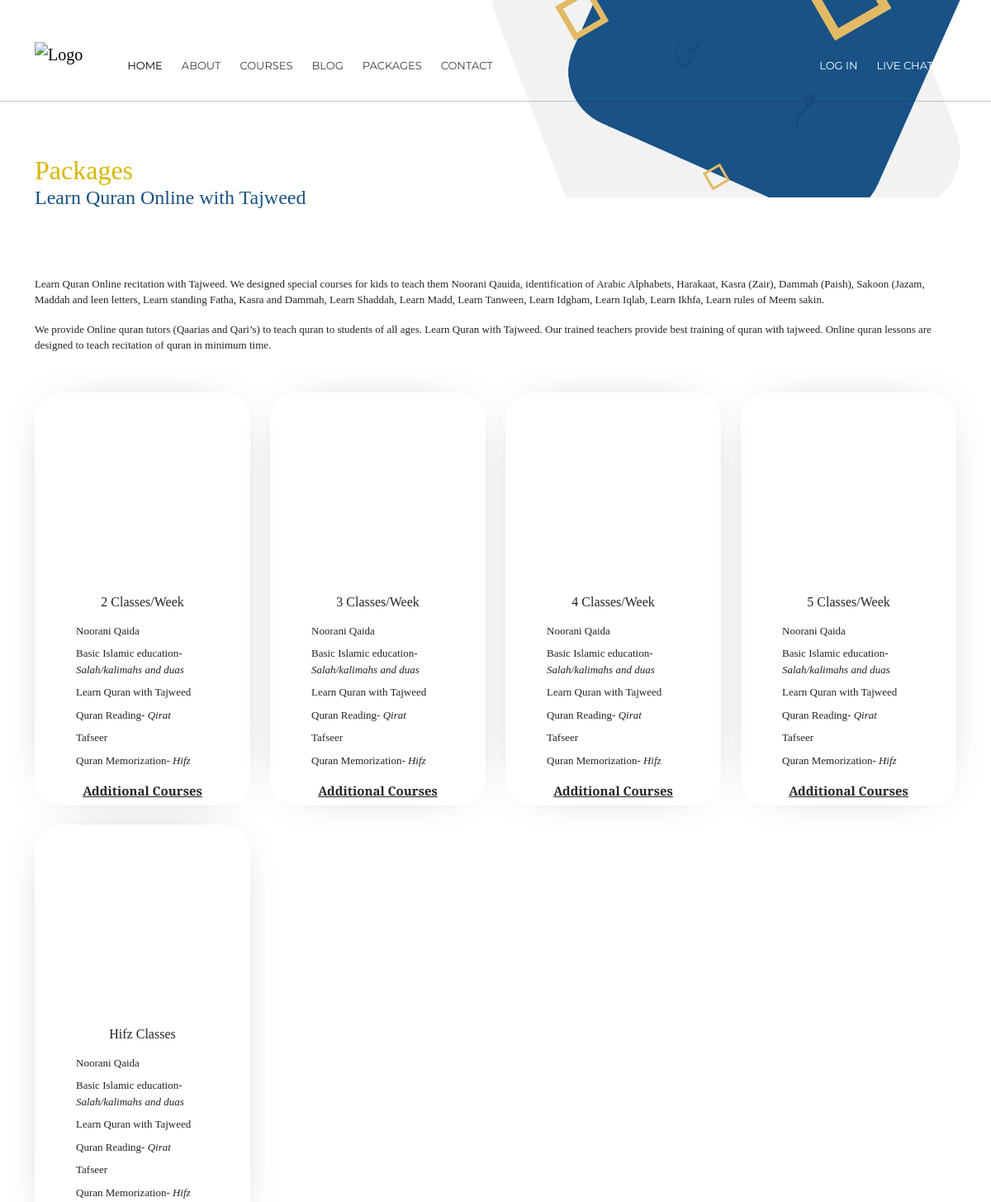
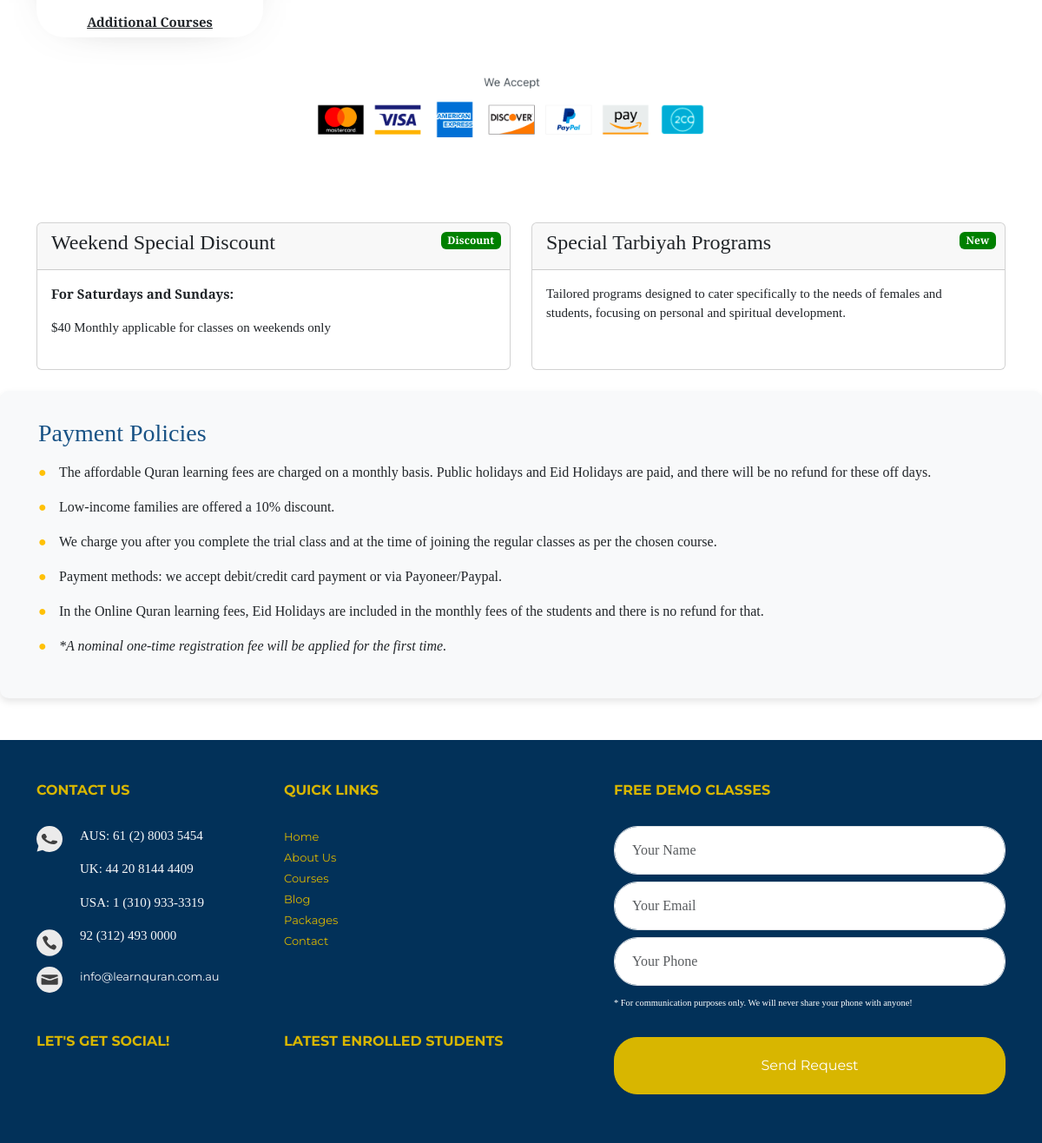
Page /packages/ on the committed database (2 pictures, top to bottom).
### qot_app/models.py (models this page shows)
class Package(models.Model):
    price = models.CharField(max_length=100)
    duration = models.CharField(max_length=100)
    features_lists = RichTextField()
    button_title = models.CharField(max_length=30)

### qot_app/views.py (the view)
# urls.py: path('packages/', views.packages, name="packages"),
def packages(request):
    packages = Package.objects.all()
    return render(request, 'packages.html', {'packages':packages})

### templates/packages.html (shortened to what this page needs)
{% extends 'base.html' %}
{% load static %}
{% block header %}
  <hr class="d-none d-lg-block" />
  <header class="py-4 pt-5">
    <div class="container">
      <h1>Packages</h1>
      <h2>Learn Quran Online with Tajweed</h2>
    </div>
  </header>
{% endblock %}
{% block content %}
  <section>
    <div class="container mt-4" bis_skin_checked="1">
      <div class="row" bis_skin_checked="1">
        <div class="col-sm-12 col-md-12" bis_skin_checked="1">
          <p class="taj aos-init aos-animate" style="font-size: 13px;" data-aos="fade-up">Learn Quran Online recitation with Tajweed. We designed special courses for kids to teach them Noorani Qauida, identification of Arabic Alphabets, Harakaat, Kasra (Zair), Dammah (Paish), Sakoon (Jazam, Maddah and leen letters, Learn standing Fatha, Kasra and Dammah, Learn Shaddah, Learn Madd, Learn Tanween, Learn Idgham, Learn Iqlab, Learn Ikhfa, Learn rules of Meem sakin.</p>
          <p class="taj aos-init aos-animate" style="font-size: 13px;" data-aos="fade-up">We provide Online quran tutors (Qaarias and Qari’s) to teach quran to students of all ages. Learn Quran with Tajweed. Our trained teachers provide best training of quran with tajweed. Online quran lessons are designed to teach recitation of quran in minimum time.</p>
        </div>
      </div>
    </div>
    <div class="container my-3">
      <div class="row" bis_skin_checked="1">
        {% for package in packages %}
          <div class="col-sm-12 col-md-3 mb-2">
            <div class="image-shadow half-rounded df aic jac fdc text-center bg-wc package pb-4" bis_skin_checked="1">
              <h5 class="heading m-0">{{ package.price }} <sub>per Month</sub></h5>
              <h6 class="color-sc mt1 mb2">{{ package.duration }}</h6>
              <ul class="tick" style="list-style: none;">{{ package.features_lists|safe }}</ul>
            </div>
          </div>
        {% endfor %}
        <div class="row d-none d-lg-block aos-init" data-aos="fade-up" bis_skin_checked="1">
          <div class="d-flex justify-content-center" bis_skin_checked="1">
            <img src="{% static 'images/we-accept-payments-logos.png' %}" class="w-50 mr-auto ml-auto" />
          </div>
        </div>
      </div>
    </div>
    <div class="container mt-5">
      <div class="row">
        <div class="col-md-6">
          <div class="card" style="height: 170px;">
            <div class="card-header position-relative">
              <h4 class="card-title">Weekend Special Discount</h4>
              <span class="badge badge-custom">Discount</span>
            </div>
            <div class="card-body">
              <p>
                <strong>For Saturdays and Sundays:</strong>
              </p>
              <p>$40 Monthly applicable for classes on weekends only</p>
            </div>
          </div>
        </div>
        <div class="col-md-6">
          <div class="card" style="height: 170px;">
            <div class="card-header position-relative">
              <h4 class="card-title">Special Tarbiyah Programs</h4>
              <span class="badge badge-custom">New</span>
            </div>
            <div class="card-body">
              <p>Tailored programs designed to cater specifically to the needs of females and students, focusing on personal and spiritual development.</p>
            </div>
          </div>
        </div>
      </div>
    </div>
    <div class="mt-4">
      <div class="policy-section">
        <div class="container">
          <h2>Payment Policies</h2>
          <ul>
            <li>The affordable Quran learning fees are charged on a monthly basis. Public holidays and Eid Holidays are paid, and there will be no refund for these off days.</li>
            <li>Low-income families are offered a 10% discount.</li>
            <li>We charge you after you complete the trial class and at the time of joining the regular classes as per the chosen course.</li>
            <li>Payment methods: we accept debit/credit card payment or via Payoneer/Paypal.</li>
            <li>In the Online Quran learning fees, Eid Holidays are included in the monthly fees of the students and there is no refund for that.</li>
            <li>
              <em>*A nominal one-time registration fee will be applied for the first time.</em>
            </li>
          </ul>
        </div>
      </div>
    </div>
  </section>
{% endblock %}

### static/index.css (style rules this page uses)
* { font-family: "Playfair Display", serif; }
.container { max-width: 1140px !important; }
p { font-size: 15px; }
h4 { font-size: 1.5rem; }
h6 { font-size: 1rem; }
.main-img header h1 { font-size: 2rem; margin-bottom: 0 !important; }
.main-img header h2 { font-size: 1.5rem !important; }
.container h1 { color: #d8b600 !important; }
.container h2 { color: #185285 !important; }
.image-shadow { border-radius: 20px; height: 500px; overflow-y: auto !important; margin-top: 15px; }
.package .heading { display: block; width: 100%; color: #fff; padding: 5em 0 6em 0; background-image: url('https://learnquran.com.au/vendor/local/imgs/bgs/package-header.svg'); background-size: cover; background-position-x: right; background-position-y: top; background-repeat: no-repeat; }
.aic { -webkit-box-align: center; -ms-flex-align: center; align-items: center; }
.df { display: -webkit-box; display: -ms-flexbox; display: flex; }
.fdc { -webkit-box-orient: vertical; -webkit-box-direction: normal; -ms-flex-direction: column; flex-direction: column; }
.image-shadow, .img-shadow { -webkit-box-shadow: 0 0 60px -40px rgba(0, 0, 0, .75); box-shadow: 0 0 60px -40px rgba(0, 0, 0, .75); }
.half-rounded { border-radius: 2em; overflow: hidden; }
ul { list-style-type: none; padding: 0; }
ul.tick li { padding: 8px 0 0 30px; background: url('https://learnquran.com.au/vendor/local/imgs/icons/check-golden.svg') no-repeat left 10px; background-size: 15px 15px; }
.policy-section { background-color: #f8f9fa; padding: 2rem; border-radius: 10px; box-shadow: 0 4px 8px rgba(0, 0, 0, 0.1); }
.policy-section h2 { font-size: 1.75rem; margin-bottom: 1rem; color: #0d6efd; }
.policy-section ul { list-style: none; padding: 0; }
.policy-section li { margin-bottom: 1rem; position: relative; padding-left: 1.5rem; }
.policy-section li::before { content: "●"; position: absolute; left: 0; color: #ffc107; }

### templates/packages.html (style rules this page uses)
ul { padding: 0 20px; }
ol { padding-left: 0; }
ol li { list-style: none; text-align: left !important; font-weight: 200; font-size: 13px; }
ul p { margin: 1rem 0; text-decoration: underline; }
.badge-custom { position: absolute; top: 10px; right: 10px; background-color: green; color: white; }

### rows in the picture
Package: duration "2 Classes/Week", features_lists "Noorani Qaida Basic Islamic education- Salah/kalimahs and duas Learn Quran with Tajweed Quran Reading- Qirat Tafseer Quran Memorization- Hifz Additional Courses"
Package: duration "3 Classes/Week", features_lists "Noorani Qaida Basic Islamic education- Salah/kalimahs and duas Learn Quran with Tajweed Quran Reading- Qirat Tafseer Quran Memorization- Hifz Additional Courses"
Package: duration "4 Classes/Week", features_lists "Noorani Qaida Basic Islamic education- Salah/kalimahs and duas Learn Quran with Tajweed Quran Reading- Qirat Tafseer Quran Memorization- Hifz Additional Courses"
Package: duration "5 Classes/Week", features_lists "Noorani Qaida Basic Islamic education- Salah/kalimahs and duas Learn Quran with Tajweed Quran Reading- Qirat Tafseer Quran Memorization- Hifz Additional Courses"
Package: duration "Hifz Classes", features_lists "Noorani Qaida Basic Islamic education- Salah/kalimahs and duas Learn Quran with Tajweed Quran Reading- Qirat Tafseer Quran Memorization- Hifz Additional Courses"
